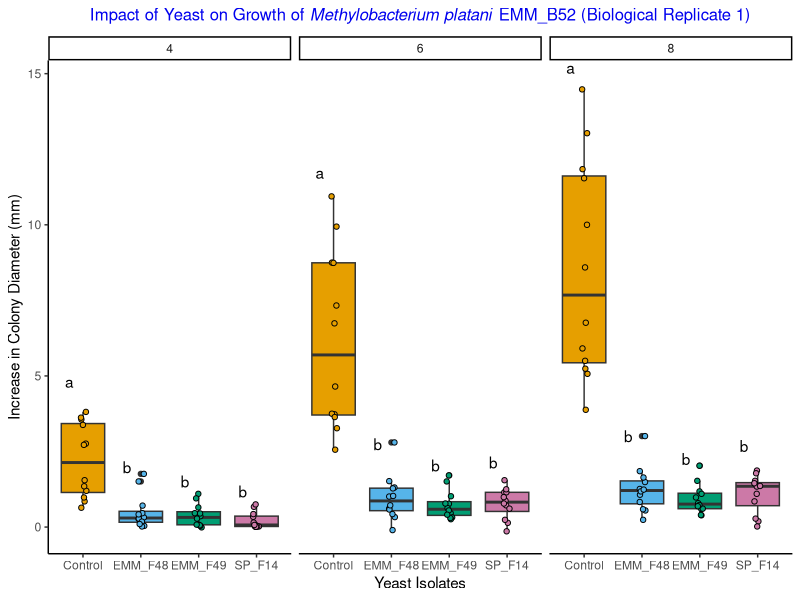
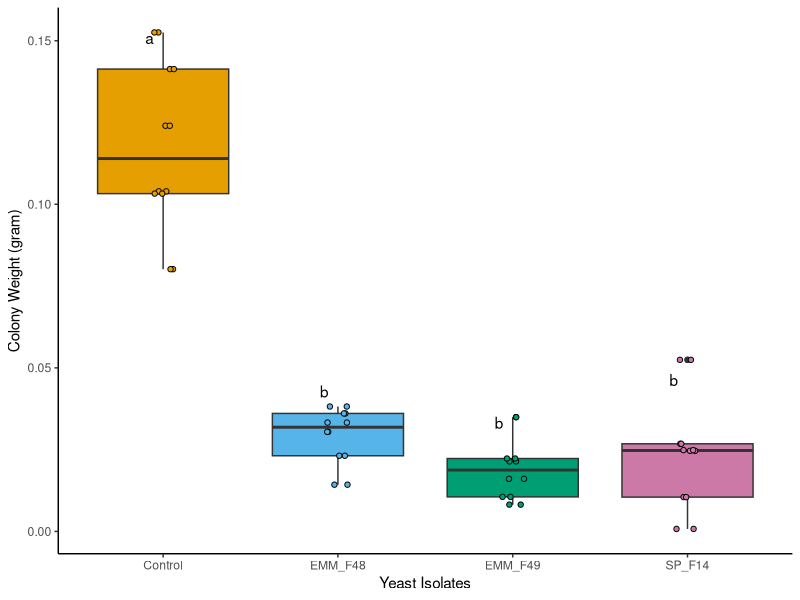
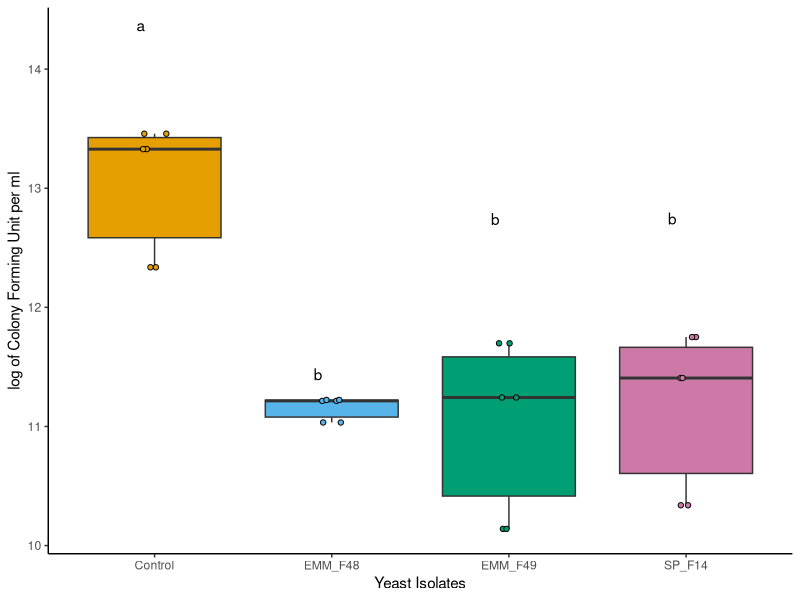
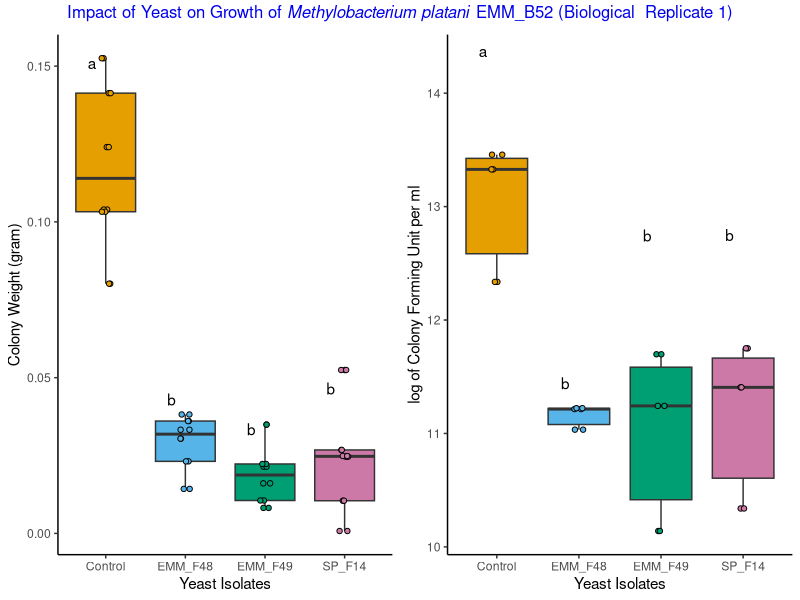
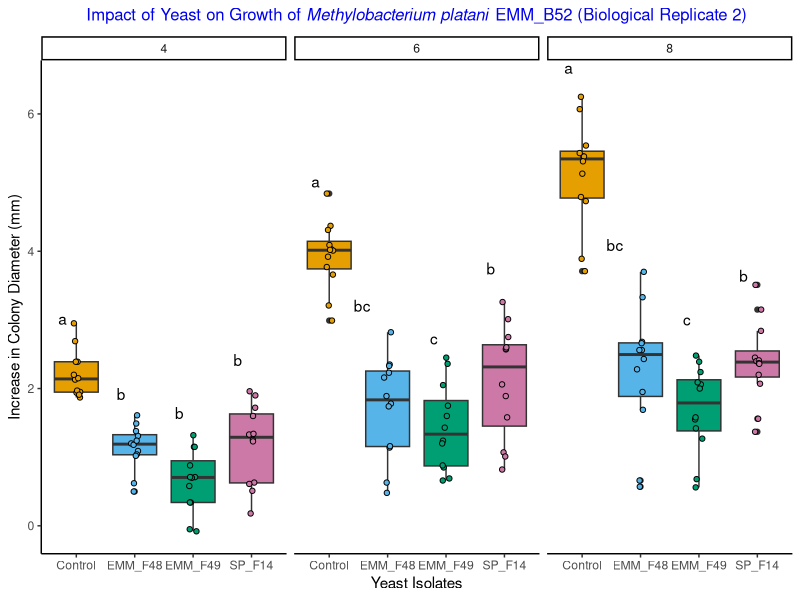
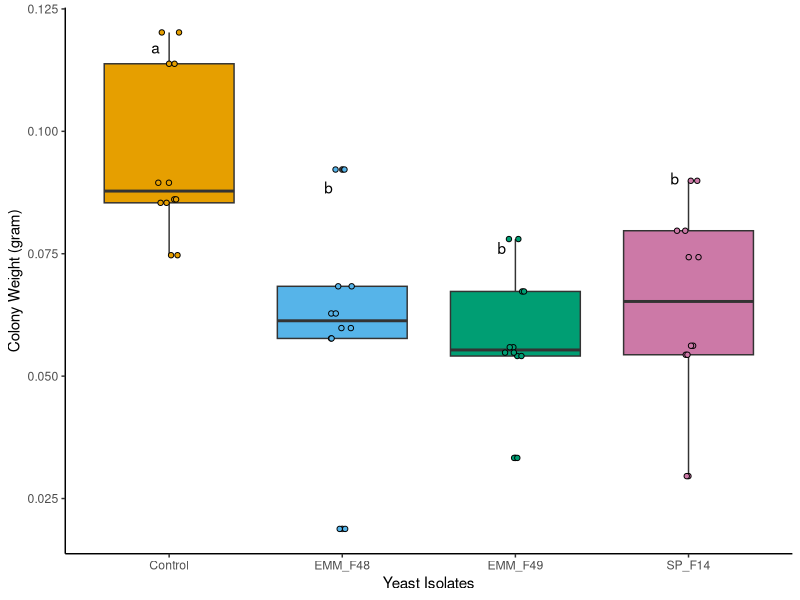
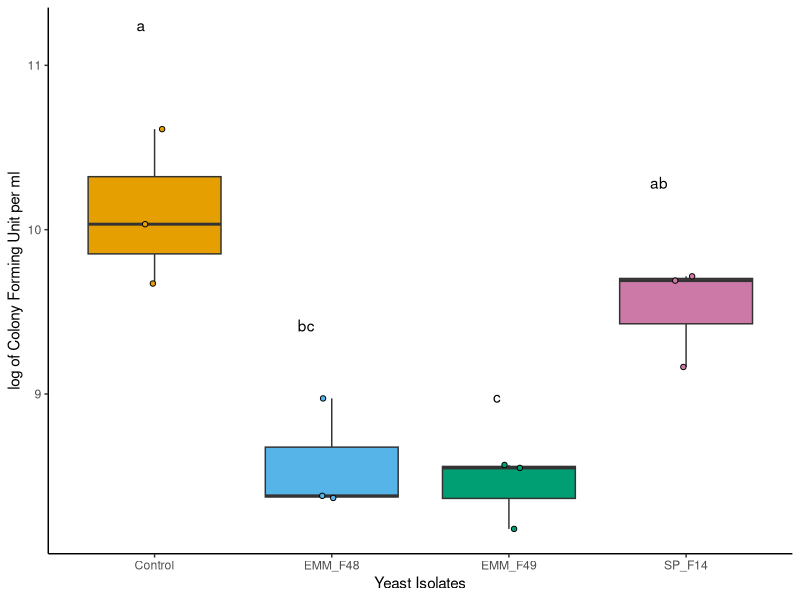
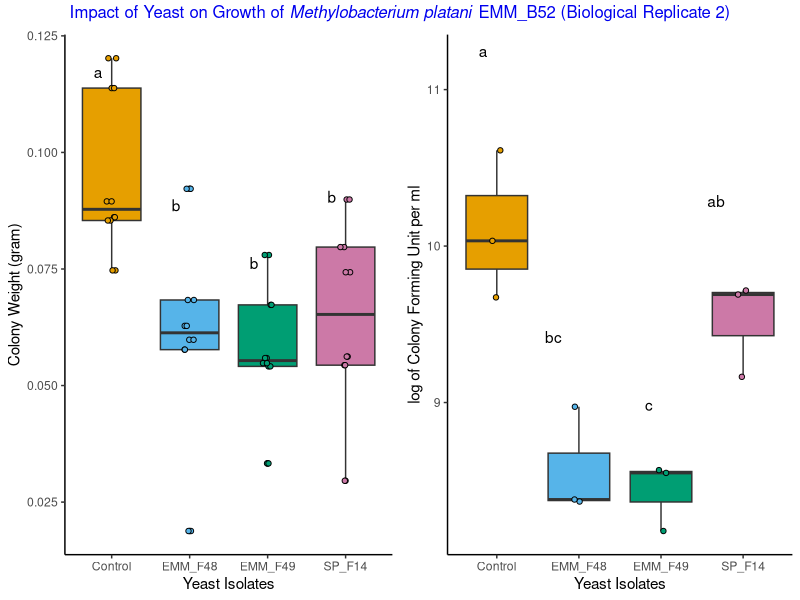

Write the R code that produced these figures, in order.
## ---- chunk 1
#load the library
library(ggplot2)
library(tidyverse)
library(ggpubr)
library(rstatix)
library(emmeans)
library(multcomp)
library(multcompView)
library(dplyr)
library(tidyverse)
library(car)
## ---- chunk 2
#read data
BioRep1 <- read.csv("Splitplate/SplitPlateData/2024-09-16_SplitPlate_B52.csv", na.strings = "na")
#load the color palettes
cbbPalette <- c( "#E69F00", "#56B4E9", "#009E73", "#CC79A7")
#check the structure and see the data
str(BioRep1)
head(BioRep1)
#changing the variables into categorical data
BioRep1$Replication=as.factor(BioRep1$Replication)
BioRep1$Media=as.factor(BioRep1$Media)
BioRep1$Yeast=as.factor(BioRep1$Yeast)
BioRep1$DAI=as.factor(BioRep1$DAI)
## ---- chunk 3
#filter 1st data date and removing the 1st data since there was no growth associated with it. The data is considered to be the baseline for growth so since it violates the assumption of normality, we remove it from the analysis

filterdata1 <-BioRep1[BioRep1$Media == "YePDA"& BioRep1$DAI != 2,]
#load library
library(nlme)

#stats used for size
size1=lme(increase~Yeast*DAI, data = filterdata1,random=~1|Replication) #mixed effect model
size2=lm(increase ~ Yeast*DAI, data = filterdata1) #use simpler model
summary(size1)
anova(size1, size2) #to check if complex or simple model is better

#pairwise comparison
lsmeans.size1 <- emmeans(size1, ~ Yeast|DAI) 
# estimate lsmeans 
comp.size1 <- multcomp::cld(object = lsmeans.size1, alpha = 0.05, Letters = letters, reversed = TRUE, details = TRUE)
# contrast with Tukey ajustment 
comp.size1


# Extracting the letters for the bars
sig.diff.letters <- data.frame(comp.size1$emmeans$Yeast, 
                               comp.size1$emmeans$DAI,
                               str_trim(comp.size1$emmeans$.group))
colnames(sig.diff.letters) <- c("Yeast", 
                                "DAI",
                                "Letters")

# for plotting with letters from significance test
size1plot <- filterdata1 %>%
  group_by(Yeast, DAI) %>%
  dplyr::summarize(
    colonydiameter = mean(increase, na.rm=TRUE),
    se = sd(increase)/sqrt(3)) %>%
  left_join(sig.diff.letters) 


colonysize1 <- filterdata1 %>%
  ggplot(aes(x = Yeast, y = increase, group = Yeast, fill = Yeast)) +
  geom_boxplot()+
  geom_point(shape = 21, color = "black", position = position_jitterdodge(dodge.width = 0.9))+
   geom_text(data = size1plot, aes(label = Letters, y = colonydiameter+(3*se)), vjust = -0.75, hjust = 2) +
  ylab("Increase in Colony Diameter (mm)") +   
  xlab("Yeast Isolates") +  
    scale_fill_manual(values = cbbPalette) +
  theme(strip.text.x = element_text(size = 18, face= "italic"))+
  theme(axis.title.x = element_text(size =25, face = "bold"), axis.title.y = element_text(size = 25, face = "bold"), axis.text.x=element_text(size=20, angle= 0), axis.text.y=element_text(size=20, angle= 0))+
  theme_classic() +
  theme(legend.position = "none")+
  ggtitle(expression(paste("Impact of Yeast on Growth of ", italic("Methylobacterium platani"), " EMM_B52 (Biological Replicate 1)"))) +
   theme(plot.title = element_text(face = "bold", color = "Blue2", size = 12, hjust = 0.5))+
  facet_wrap(~DAI)
colonysize1
## ---- chunk 4
#filter data to avoid other data except of last day since it was detructive sample taking procedure and colony was taken out from the plate to measure the weight on the last day of data collection.

filterdata1_2 <- filterdata1 %>% 
  filter(DAI == "8" )

#stats used for colony weight
cw1=lme(colony_weight~Yeast,data = filterdata1_2, random = ~1|Replication) ##replication random effect added by Dr. Steury
summary(cw1)
Anova(cw1)
#pairwise comparision
lsmeans.cw1 <- emmeans(cw1, ~ Yeast) 

# contrast with Tukey ajustment 
comp.cw1 <- multcomp::cld(object = lsmeans.cw1, alpha = 0.05, Letters = letters, reversed = TRUE, details = TRUE)
comp.cw1

# Extracting the letters for the bars
sig.diff.letters <- data.frame(comp.cw1$emmeans$Yeast, 
                               str_trim(comp.cw1$emmeans$.group))

colnames(sig.diff.letters) <- c("Yeast", "Letters")

# for plotting with letters from significance test
weightplot <- filterdata1_2 %>%
  group_by(Yeast) %>%
  dplyr::summarize(
    colonyweight = mean(colony_weight, na.rm=TRUE),
    se = sd(colony_weight)/sqrt(3)) %>%
  left_join(sig.diff.letters) 

 colonyweightplot <- filterdata1_2 %>%
  ggplot(aes(x = Yeast, y = colony_weight, group = Yeast, fill = Yeast)) +
  geom_boxplot()+
  geom_point(shape = 21, color = "black", position = position_jitterdodge(dodge.width = 0.9))+
  geom_text(data = weightplot, aes(label = Letters, y = colonyweight+(2*se)), vjust = -0.5, hjust = 2) +
  ylab("Colony Weight (gram)") +   
  xlab("Yeast Isolates") +  
  scale_fill_manual(values = cbbPalette) +
  theme(strip.text.x = element_text(size = 18, face= "italic"))+
  theme(axis.title.x = element_text(size =25, face = "bold"), axis.title.y = element_text(size = 25, face = "bold"), axis.text.x=element_text(size=20, angle= 0), axis.text.y=element_text(size=20, angle= 0))+
  theme_classic() +
  theme(legend.position = "none")
  #ggtitle(expression(paste("Impact of Yeast on Growth of ", italic("Methylobacterium platani"), " EMM_B52"))) +
   #theme(plot.title = element_text(face = "bold", color = "Blue2", size = 12, hjust = 0.5))
colonyweightplot
## ---- chunk 5
#stats used for colony forming unit
cfu1=lme(log10(CFU)~Yeast,data = filterdata1_2, random = ~1|Replication, na.action = na.omit) 
summary(cfu1)
Anova(cfu1)
#pairwise comparision
lsmeans.cfu1 <- emmeans(cfu1, ~ Yeast) ###interaction added by Dr. Steury
#emmeans(cfu,pairwise~Yeast) ##added by Dr. steury
# estimate lsmeans 
comp.cfu1 <- multcomp::cld(object = lsmeans.cfu1, alpha = 0.05, Letters = letters, reversed = TRUE, details = TRUE)
# contrast with Tukey ajustment 
comp.cfu1


# Extracting the letters for the bars
sig.diff.letters <- data.frame(comp.cfu1$emmeans$Yeast, 
                               str_trim(comp.cfu1$emmeans$.group))

colnames(sig.diff.letters) <- c("Yeast", "Letters")

# for plotting with letters from significance test
cfu1plot <- filterdata1_2 %>%
  filter(Replication %in% c(1:3)) %>% 
  group_by(Yeast) %>%
  dplyr::summarize(
    cfu1 = mean(log10(CFU), na.rm=TRUE),
    se = sd(log10(CFU))/sqrt(3)) %>%
  left_join(sig.diff.letters) 

 
CFU1PLOT <- filterdata1 %>%
  subset(Media=="YePDA") %>%
  #subset(Yeast %in% c("Control", "SP_F14","EMM_F3", "EMM_F34")) %>%
  ggplot(aes(x = Yeast, y = log10(CFU), group = Yeast, fill = Yeast)) +
  geom_boxplot()+
  geom_point(shape = 21, color = "black", position = position_jitterdodge(dodge.width = 0.9))+
  geom_text(data = cfu1plot, aes(label = Letters, y = cfu1+(4*se)), vjust = -0.1, hjust = 2) +
  ylab("log of Colony Forming Unit per ml") +   
  xlab("Yeast Isolates") +  
  scale_fill_manual(values = cbbPalette) +
  theme(strip.text.x = element_text(size = 18, face= "italic"))+
  theme(axis.title.x = element_text(size =25, face = "bold"), axis.title.y = element_text(size = 25, face = "bold"), axis.text.x=element_text(size=10, angle= 0), axis.text.y=element_text(size=20, angle= 0))+
  theme_classic() +
  theme(legend.position = "none")
  #ggtitle("Impact of Yeast on Growth of Methylobacterium platani EMM_B52") +
  #theme(plot.title = element_text(hjust = 0.5))
CFU1PLOT
## ---- chunk 6
#combining similar dataset plots into one
cw1andcfu1 <- ggarrange(colonyweightplot, CFU1PLOT, nrow = 1, ncol = 2, common.legend = F)
  
cw1andcfu1 <- annotate_figure(cw1andcfu1, top = text_grob(expression(paste("Impact of Yeast on Growth of ", italic("Methylobacterium platani"), " EMM_B52 (Biological  Replicate 1)")), color = "Blue2", size = 12, face = "bold", hjust = 0.5))
cw1andcfu1
## ---- chunk 7
#read data
BioRep2 <- read.csv("Splitplate/SplitPlateData/2024-11-11_SplitPlate_B52-1.csv", na.strings = "na")
#load the color palettes
cbbPalette <- c( "#E69F00", "#56B4E9", "#009E73", "#CC79A7")
#check the structure and see the data
str(BioRep2)
head(BioRep2)
#changing the variable into categorical data
BioRep2$Replication=as.factor(BioRep2$Replication)
BioRep2$Yeast=as.factor(BioRep2$Yeast)
BioRep2$DAI=as.factor(BioRep2$DAI)
## ---- chunk 8
#removing the 1st data since there was no growth associated with it
#the data is considered to be the baseline for growth so since it violates the assumption of normality, we remove it from the analysis. For this Day 10 data was also collected. Thus, for consistency, we remove the data for visualization and analysis.
filterdata2 <-BioRep2 %>% 
filter(DAI != "2", DAI != "10")

#load library
library(nlme)
#stats used for size
size2=lme(increase~Yeast*DAI,data = filterdata2,random=~1|Replication) ##replication random effect added by Dr. Steury
summary(size2)
anova(size2)
#pairwise comparision
lsmeans.size2 <- emmeans(size2, ~ Yeast|DAI) ###interaction added by Dr. Steury
#emmeans(size,pairwise~Yeast) ##added by Dr. steury
# estimate lsmeans 
comp.size2 <- multcomp::cld(object = lsmeans.size2, alpha = 0.05, Letters = letters, reversed = TRUE, details = TRUE)
# contrast with Tukey ajustment 
comp.size2


# Extracting the letters for the bars
sig.diff.letters <- data.frame(comp.size2$emmeans$Yeast, 
                               comp.size2$emmeans$DAI,
                               str_trim(comp.size2$emmeans$.group))
colnames(sig.diff.letters) <- c("Yeast", 
                                "DAI",
                                "Letters")

# for plotting with letters from significance test
size2plot <- filterdata2 %>%
  group_by(Yeast, DAI) %>%
  dplyr::summarize(
    colonydiameter = mean(increase, na.rm=TRUE),
    se = sd(increase)/sqrt(3)) %>%
  left_join(sig.diff.letters) 


colonysize2 <- filterdata2 %>%
  ggplot(aes(x = Yeast, y = increase, group = Yeast, fill = Yeast)) +
  geom_boxplot()+
  geom_point(shape = 21, color = "black", position = position_jitterdodge(dodge.width = 0.9))+
   geom_text(data = size2plot, aes(label = Letters, y = colonydiameter+(3*se)), vjust = -0.75, hjust = 2) +
  ylab("Increase in Colony Diameter (mm)") +   
  xlab("Yeast Isolates") +  
    scale_fill_manual(values = cbbPalette) +
  theme(strip.text.x = element_text(size = 18, face= "italic"))+
  theme(axis.title.x = element_text(size =25, face = "bold"), axis.title.y = element_text(size = 25, face = "bold"), axis.text.x=element_text(size=20, angle= 0), axis.text.y=element_text(size=20, angle= 0))+
  theme_classic() +
  theme(legend.position = "none")+
  ggtitle(expression(paste("Impact of Yeast on Growth of ", italic("Methylobacterium platani"), " EMM_B52 (Biological Replicate 2)"))) +
   theme(plot.title = element_text(face = "bold", color = "Blue2", size = 12, hjust = 0.5))+
  facet_wrap(~DAI)
colonysize2
## ---- chunk 9
#filter data to avoid other data except 
filterdata2_2 <- BioRep2 %>% 
  filter(DAI == "10" )

#stats used for colony weight
cw2=lme(colony_weight~Yeast,data = filterdata2_2, random = ~1|Replication) 
summary(cw2)
Anova(cw2)
#pairwise comparision
lsmeans.cw2 <- emmeans(cw2, ~ Yeast) 

# contrast with Tukey ajustment 
comp.cw2 <- multcomp::cld(object = lsmeans.cw2, alpha = 0.05, Letters = letters, reversed = TRUE, details = TRUE)

comp.cw2

# Extracting the letters for the bars
sig.diff.letters <- data.frame(comp.cw2$emmeans$Yeast, 
                               str_trim(comp.cw2$emmeans$.group))

colnames(sig.diff.letters) <- c("Yeast", "Letters")

# for plotting with letters from significance test
weightplot <- filterdata2_2 %>%
  group_by(Yeast) %>%
  dplyr::summarize(
    colonyweight = mean(colony_weight, na.rm=TRUE),
    se = sd(colony_weight)/sqrt(3)) %>%
  left_join(sig.diff.letters) 

 colonyweightplot2 <- filterdata2_2 %>%
  ggplot(aes(x = Yeast, y = colony_weight, group = Yeast, fill = Yeast)) +
  geom_boxplot()+
  geom_point(shape = 21, color = "black", position = position_jitterdodge(dodge.width = 0.9))+
  geom_text(data = weightplot, aes(label = Letters, y = colonyweight+(2*se)), vjust = -0.5, hjust = 2) +
  ylab("Colony Weight (gram)") +   
  xlab("Yeast Isolates") +  
  scale_fill_manual(values = cbbPalette) +
  theme(strip.text.x = element_text(size = 18, face= "italic"))+
  theme(axis.title.x = element_text(size =25, face = "bold"), axis.title.y = element_text(size = 25, face = "bold"), axis.text.x=element_text(size=20, angle= 0), axis.text.y=element_text(size=20, angle= 0))+
  theme_classic() +
  theme(legend.position = "none")
colonyweightplot2
## ---- chunk 10
#stats used for colony forming unit
cfu2=lme(log10(CFU)~Yeast,data = filterdata2_2, random = ~1|Replication, na.action = na.omit) 
summary(cfu2)
Anova(cfu2)
#pairwise comparision
lsmeans.cfu2 <- emmeans(cfu2, ~ Yeast) ###interaction added by Dr. Steury
#emmeans(cfu,pairwise~Yeast) ##added by Dr. steury
# estimate lsmeans 
comp.cfu2 <- multcomp::cld(object = lsmeans.cfu2, alpha = 0.05, Letters = letters, reversed = TRUE, details = TRUE)
# contrast with Tukey ajustment 
comp.cfu2


# Extracting the letters for the bars
sig.diff.letters <- data.frame(comp.cfu2$emmeans$Yeast, 
                               str_trim(comp.cfu2$emmeans$.group))

colnames(sig.diff.letters) <- c("Yeast", "Letters")

# for plotting with letters from significance test
cfu2plot <- filterdata2_2 %>%
  na.omit() %>% 
  group_by(Yeast) %>%
  dplyr::summarize(
    cfu2 = mean(log10(CFU), na.rm=TRUE),
    se = sd(log10(CFU))/sqrt(3)) %>%
  left_join(sig.diff.letters) 

 
CFU2PLOT <- filterdata2_2 %>%
  ggplot(aes(x = Yeast, y = log10(CFU), group = Yeast, fill = Yeast)) +
  geom_boxplot()+
  geom_point(shape = 21, color = "black", position = position_jitterdodge(dodge.width = 0.9))+
  geom_text(data = cfu2plot, aes(label = Letters, y = cfu2+(4*se)), vjust = -0.1, hjust = 2) +
  ylab("log of Colony Forming Unit per ml") +   
  xlab("Yeast Isolates") +  
  scale_fill_manual(values = cbbPalette) +
  theme(strip.text.x = element_text(size = 18, face= "italic"))+
  theme(axis.title.x = element_text(size =25, face = "bold"), axis.title.y = element_text(size = 25, face = "bold"), axis.text.x=element_text(size=10, angle= 0), axis.text.y=element_text(size=20, angle= 0))+
  theme_classic() +
  theme(legend.position = "none")
CFU2PLOT
## ---- chunk 11
#combining similar dataset plots into one
cw2andcfu2 <- ggarrange(colonyweightplot2, CFU2PLOT, nrow = 1, ncol = 2, common.legend = F)
  
cw2andcfu2 <- annotate_figure(cw2andcfu2, top = text_grob(expression(paste("Impact of Yeast on Growth of ", italic("Methylobacterium platani"), " EMM_B52 (Biological Replicate 2)")), color = "Blue2", size = 12, face = "bold", hjust = 0.5))
cw2andcfu2
